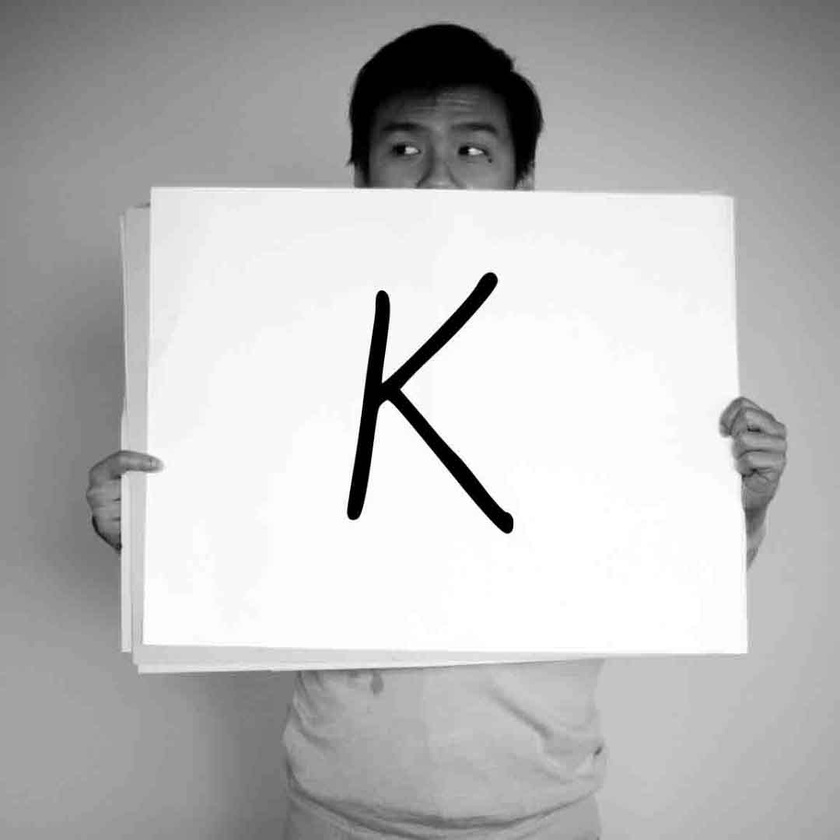
#> input picture D1-04Dheeraj/Demo Files/athens.jpg, 840 x 840 px, shrunk from 1080 x 1080 before the run, found by its file name
$ python new1.py
#> lines starting #> are read from the running program, lines starting #| are printed output that depends on the picture
import numpy as np
import cv2, matplotlib.pyplot as plt

img=cv2.imread('athens.jpg',0)
#> img is the input picture: shape (840, 840); min 0, max 255, mean 186.4
plt.hist(img.ravel(),256,[0,256])
plt.show()
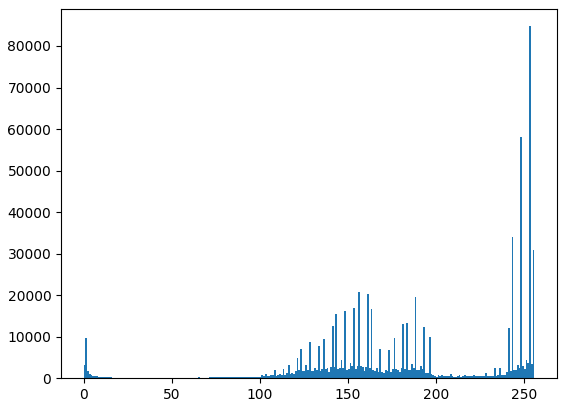
#> figure drawn by matplotlib, 1 panel; tallest bar 84766 high, from x = 253 to 254
plt.savefig('histogram.jpg')
